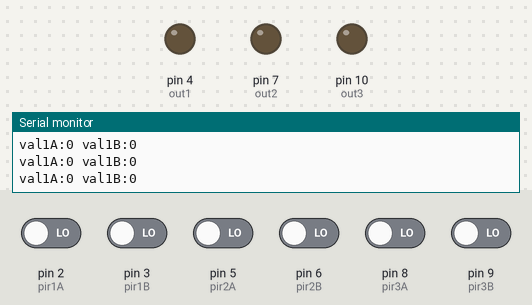
Recording of a sketch running on a simulated Arduino Uno, built with avr-gcc and run on an emulated ATmega328P. Shown: output pins drawn as LEDs (lit = HIGH), the last lines printed to the serial monitor. The inputs (shaded band) are chosen by the test bench; at power-on: pin 2 (pir1A), pin 3 (pir1B), pin 5 (pir2A), pin 6 (pir2B), pin 8 (pir3A), pin 9 (pir3B) LOW.

Above: at 1.2 s.
1.3 s: pin 2 (pir1A) driven HIGH and pin 3 (pir1B) driven HIGH
4.3 s: pin 3 (pir1B) driven LOW and pin 5 (pir2A) driven HIGH
At 5.3 s:
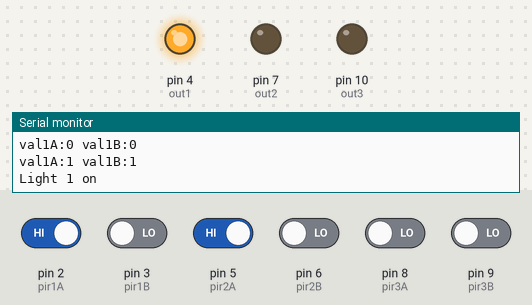
Timing chart, 0 to 8.8 s (numbered marks = the images above; inputs shaded):
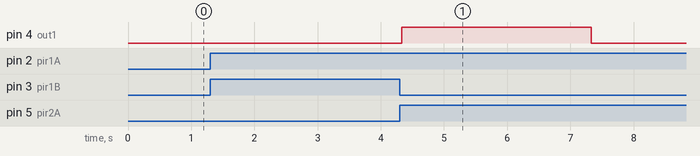

The sketch:

art.ino
```cpp
// The Sculpture
// Art by Chase Lanier
// Programming by Eric Harrison

int ledPin = 13;

// IR Input groups
int pir1A = 2;
int pir1B = 3;
int pir2A = 5;
int pir2B = 6;
int pir3A = 8;
int pir3B = 9;

// value storage for inputs
int val1A = 0;
int val1B = 0;
int val2A = 0;
int val2B = 0;
int val3A = 0;
int val3B = 0;

int out1 = 4;
int out2 = 7;
int out3 = 10;

int on1 = 0;
int on2 = 0;
int on3 = 0;

void setup() {
	pinMode(pir1A, INPUT);
	pinMode(pir1B, INPUT);
	pinMode(pir2A, INPUT);
	pinMode(pir2B, INPUT);
	pinMode(pir3A, INPUT);

	pinMode(out1, OUTPUT);
	pinMode(out2, OUTPUT);
	pinMode(out3, OUTPUT);

	digitalWrite(ledPin, LOW);

	Serial.begin(9600);
}

void loop() {
	val1A = digitalRead(pir1A);
	val1B = digitalRead(pir1B);
	val2A = digitalRead(pir2A);
	val2B = digitalRead(pir2B);
	val3A = digitalRead(pir3A);
	val3B = digitalRead(pir3B);

	Serial.print("val1A:");
	Serial.print(val1A);
	Serial.print(" val1B:");
	Serial.println(val1B);
	//Serial.print("val2A:");
	//Serial.print(val2A);
	//Serial.print(" val2B:");
	//Serial.println(val2B);
	//Serial.print("val3A:");
	//Serial.print(val3A);
	//Serial.print(" val3B:");
	//Serial.println(val3B);

	if ( val1A && val1B ) {
		digitalWrite(out1, LOW);
		delay(3000);
		Serial.println("Light 1 on");
		digitalWrite(out1, HIGH);
		delay(3000);
		digitalWrite(out1, LOW);
	}
	if ( val2A && val2B ) {
		digitalWrite(out2, LOW);
		delay(3000);
		Serial.println("Light 2 on");
		digitalWrite(out2, HIGH);
		delay(3000);
		digitalWrite(out2, LOW);
	}
	if ( val3A && val3B ) {
		digitalWrite(out3, LOW);
		delay(3000);
		Serial.println("Light 3 on");
		digitalWrite(out3, HIGH);
		delay(3000);
		digitalWrite(out3, LOW);
	}
}
```

Measured:
- after the input at 4.3 s, pin 4 (out1): goes on until 7.3 s, then stays LOW
